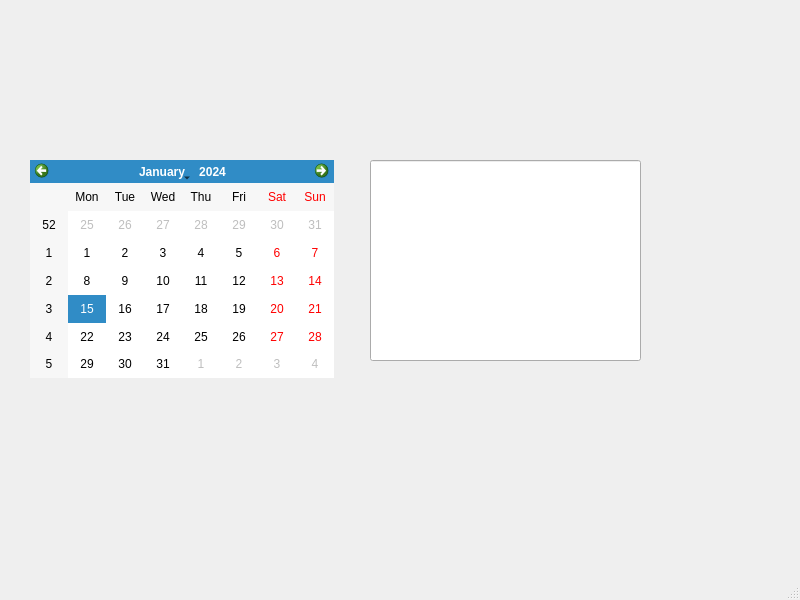
<?xml version="1.0" encoding="UTF-8"?>
<ui version="4.0">
 <class>calendrier</class>
 <widget class="QMainWindow" name="calendrier">
  <property name="geometry">
   <rect>
    <x>0</x>
    <y>0</y>
    <width>800</width>
    <height>600</height>
   </rect>
  </property>
  <property name="windowTitle">
   <string>MainWindow</string>
  </property>
  <widget class="QWidget" name="centralwidget">
   <widget class="QCalendarWidget" name="calendarWidget">
    <property name="geometry">
     <rect>
      <x>30</x>
      <y>160</y>
      <width>304</width>
      <height>218</height>
     </rect>
    </property>
   </widget>
   <widget class="QLineEdit" name="lineEdit">
    <property name="geometry">
     <rect>
      <x>370</x>
      <y>160</y>
      <width>271</width>
      <height>201</height>
     </rect>
    </property>
   </widget>
  </widget>
  <widget class="QMenuBar" name="menubar">
   <property name="geometry">
    <rect>
     <x>0</x>
     <y>0</y>
     <width>800</width>
     <height>26</height>
    </rect>
   </property>
  </widget>
  <widget class="QStatusBar" name="statusbar"/>
 </widget>
 <resources/>
 <connections/>
</ui>
